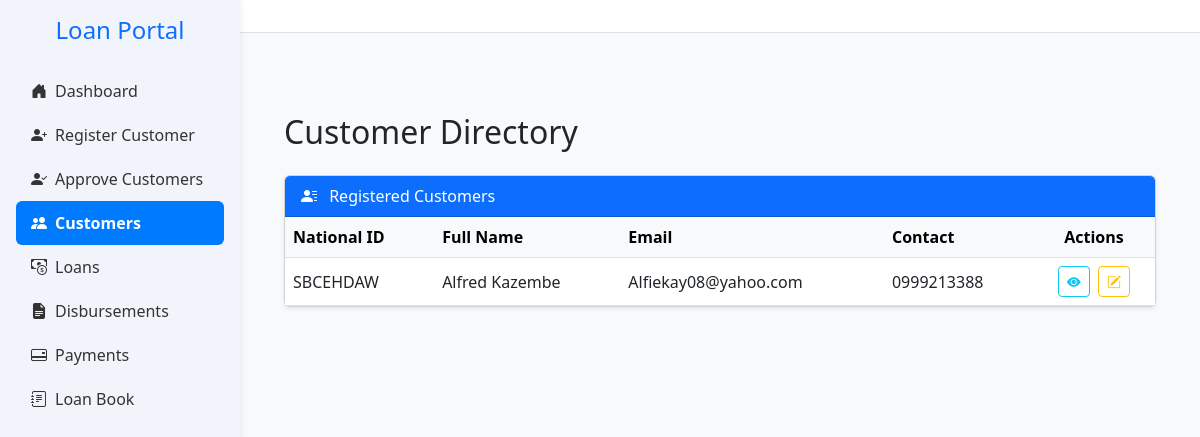
The page /customers on the database as committed earlier.
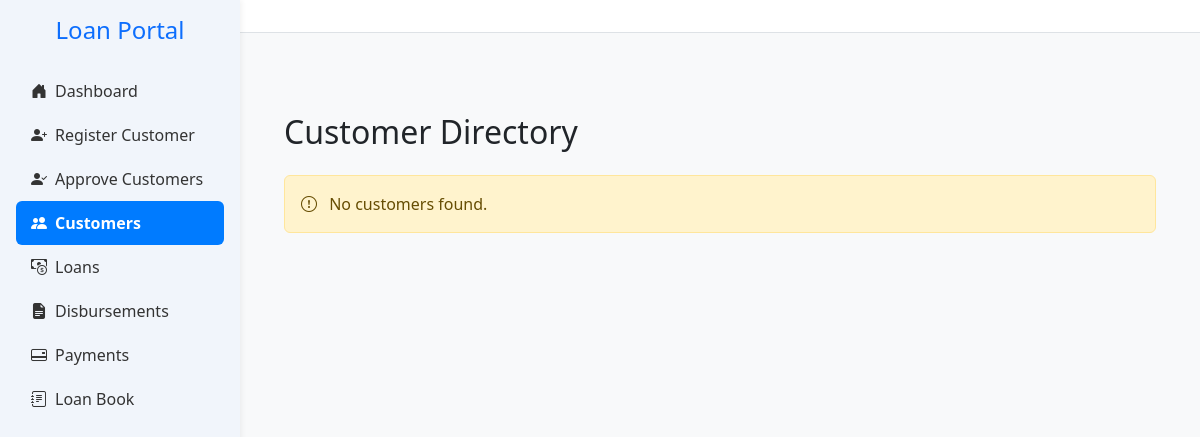
The same page on the database as committed later.
### app.py (models this page shows, shortened)
class Customer(db.Model):
    __tablename__ = 'customers'
    id = db.Column(db.Integer, primary_key=True)
    national_id = db.Column(db.String(20), unique=True, nullable=False)
    first_name = db.Column(db.String(100), nullable=False)
    last_name = db.Column(db.String(100), nullable=False)
    gender = db.Column(db.String(10))
    dob = db.Column(db.String(20))
    title = db.Column(db.String(20))
    email = db.Column(db.String(100), nullable=False)
    contact = db.Column(db.String(20))
    address = db.Column(db.String(255))
    next_of_kin_name = db.Column(db.String(20),nullable=False)
    next_of_kin_relationship = db.Column(db.String(20),nullable=False)
    next_of_kin_contact = db.Column(db.String(20))
    employer = db.Column(db.String(100), nullable=False)
    job_title = db.Column(db.String(100))
    salary = db.Column(db.Float)
    service_length = db.Column(db.String(50))
    bank_name = db.Column(db.String(100))
    bank_account = db.Column(db.String(20), nullable=False)
    salary_deposited = db.Column(db.String(10))
    district = db.Column(db.String(100))
    region = db.Column(db.String(100))
    amount_requested = db.Column(db.Float)
    status = db.Column(db.String(20), default='pending')
    is_approved_for_creation = db.Column(db.Boolean, default=False)
    maker_id = db.Column(db.Integer, nullable=False)
    checker_id = db.Column(db.Integer)
    is_approved_for_deletion = db.Column(db.Boolean, default=False)
    file_number = db.Column(db.String(20))
    created_at = db.Column(db.DateTime, default=datetime.utcnow)
    loans = db.relationship('LoanApplication', back_populates='customer')

### app.py (the view)
@app.route('/customers')
def customers():
    approved_customers = Customer.query.filter_by(is_approved_for_creation=True).all()
    return render_template('customers_list.html', customers=approved_customers)

### templates/customers_list.html (shortened to what this page needs)
{% extends 'base.html' %}
{% block content %}
<div class="container mt-5">
    <h2 class="mb-4">Customer Directory</h2>
    {% if customers %}
    <div class="card shadow-sm">
        <div class="card-header bg-primary text-white">
            <i class="bi bi-person-lines-fill me-2"></i> Registered Customers
        </div>
        <div class="card-body p-0">
            <div class="table-responsive">
                <table class="table table-hover align-middle mb-0">
                    <thead class="table-light">
                        <tr>
                            <th scope="col">National ID</th>
                            <th scope="col">Full Name</th>
                            <th scope="col">Email</th>
                            <th scope="col">Contact</th>
                            <th scope="col" class="text-center">Actions</th>
                        </tr>
                    </thead>
                    <tbody>
                        {% for customer in customers %}
                        <tr>
                            <td>{{ customer.national_id }}</td>
                            <td>{{ customer.first_name }} {{ customer.last_name }}</td>
                            <td>{{ customer.email }}</td>
                            <td>{{ customer.contact }}</td>
                            <td class="text-center">
                                <a href="{{ url_for('view_customer', customer_id=customer.id) }}"
                                   class="btn btn-sm btn-outline-info me-1" title="View">
                                    <i class="bi bi-eye-fill"></i>
                                </a>
                                <a href="{{ url_for('edit_customer', customer_id=customer.id) }}"
                                   class="btn btn-sm btn-outline-warning" title="Edit">
                                    <i class="bi bi-pencil-square"></i>
                                </a>
                            </td>
                        </tr>
                        {% endfor %}
                    </tbody>
                </table>
            </div>
        </div>
    </div>
    {% else %}
    <div class="alert alert-warning mt-4">
        <i class="bi bi-exclamation-circle me-2"></i>
        No customers found.
    </div>
    {% endif %}
</div>
{% endblock %}

Rows that differ between the two databases and show on the page:
removed Customer: national_id "SBCEHDAW", first_name "Alfred", last_name "Kazembe", email "Alfiekay08@yahoo.com", contact "0999213388"
Other text that changed with them:
text no longer shown: "Registered Customers National ID Full Name Email Contact Actions"
text now shown: "No customers found."
